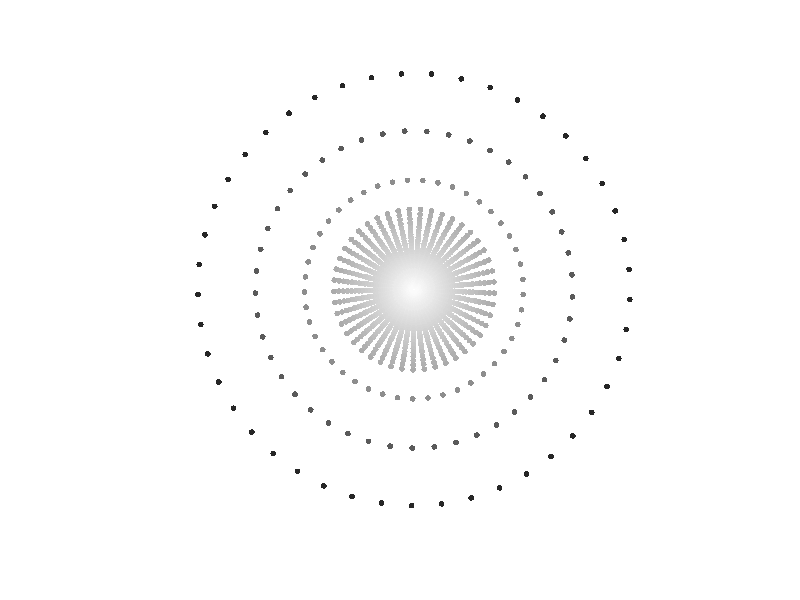

This figure's MATLAB source:
%=============================================================================
% Copyright (c) 2026-present Allan CORNET (Nelson)
%=============================================================================
% This file is part of Nelson.
%=============================================================================
% LICENCE_BLOCK_BEGIN
% SPDX-License-Identifier: LGPL-3.0-or-later
% LICENCE_BLOCK_END
%=============================================================================
% Animate rings of points moving through a tunnel.
ringCount = 45;
dotsPerRing = 45;
outerRadius = 120;
innerRadius = 1.5;
shrinkFactor = 0.94;
rotationPerFrame = 0.015;
framesPerSecond = 30;
frameCount = 90;

radialDistribution = linspace(0, 1, ringCount) .^ 1.4;
initialRadii = innerRadius + ...
  (outerRadius - innerRadius) * radialDistribution;
angles = linspace(0, 2 * pi, dotsPerRing + 1);
angles(end) = [];
[angleGrid, radiusGrid] = meshgrid(angles, initialRadii);

x = radiusGrid .* cos(angleGrid);
y = radiusGrid .* sin(angleGrid);
brightness = 1 - radiusGrid(:) / outerRadius;
brightness(brightness < 0.15) = 0.15;
colors = [brightness brightness brightness];

figureHandle = figure('Color', 'k', 'Name', 'Dot tunnel', 'NumberTitle', 'off');
axesHandle = axes('Parent', figureHandle, 'Color', 'k');
scatterHandle = scatter(axesHandle, x(:), y(:), 18, colors, 'filled');
axis(axesHandle, 'equal');
axis(axesHandle, 'off');
axis(axesHandle, [-outerRadius outerRadius -outerRadius outerRadius]);
set(axesHandle, 'ZLim', [-1 1], 'ZTick', [-1 0 1]);

frameDuration = 1 / framesPerSecond;
for frameIndex = 1:frameCount
  if ~isgraphics(figureHandle) || ~isgraphics(scatterHandle)
    break
  end
  frameTimer = tic();
  angleGrid = angleGrid + rotationPerFrame;
  radiusGrid = radiusGrid * shrinkFactor;
  radiusGrid(radiusGrid < innerRadius) = outerRadius;
  x = radiusGrid .* cos(angleGrid);
  y = radiusGrid .* sin(angleGrid);
  brightness = 1 - radiusGrid(:) / outerRadius;
  brightness(brightness < 0.15) = 0.15;
  colors = [brightness brightness brightness];
  set(scatterHandle, 'XData', x(:), 'YData', y(:), 'CData', colors);
  drawnow();
  pause(max(0, frameDuration - toc(frameTimer)));
end
%=============================================================================
